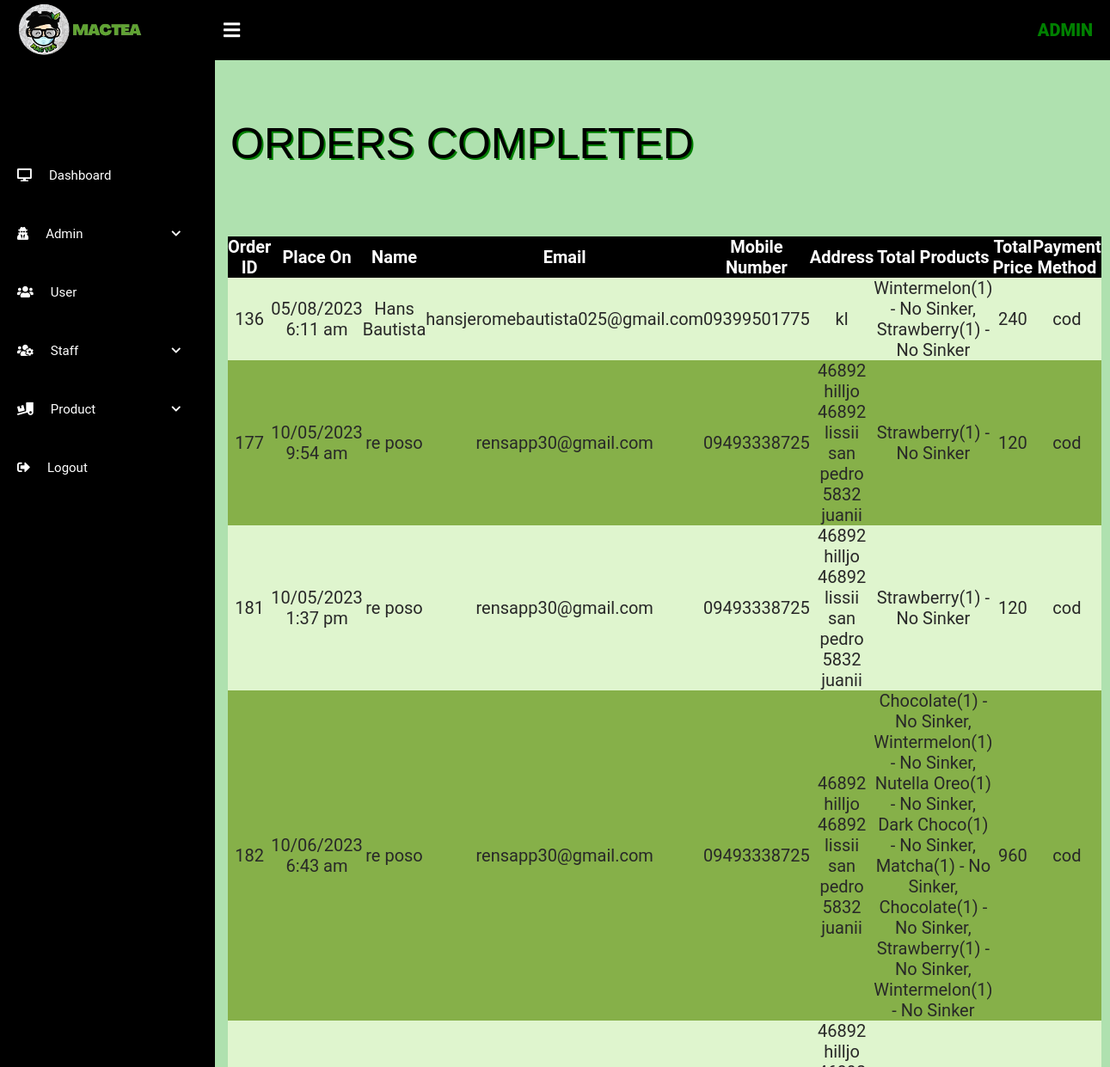
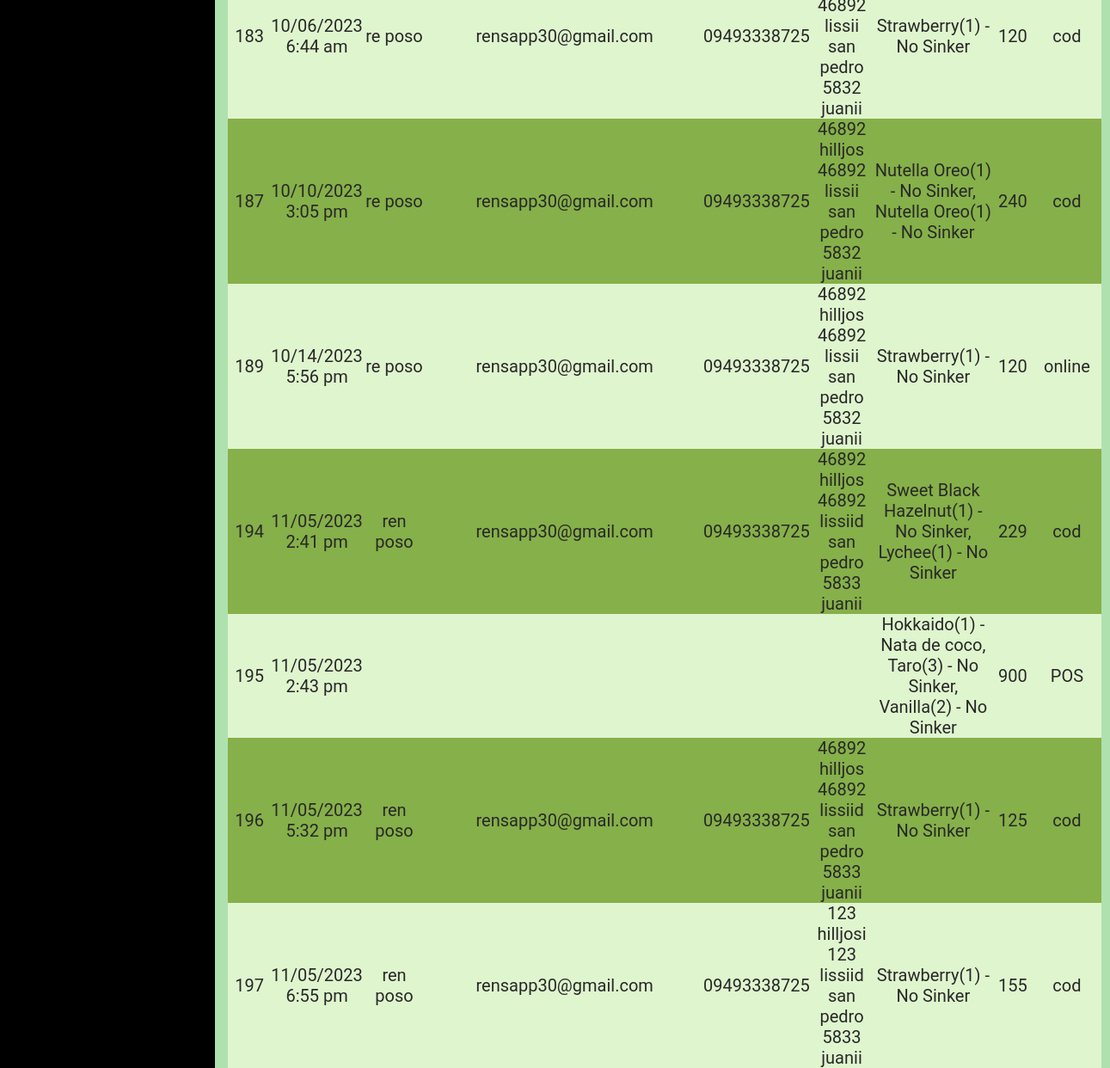
Page /admin/Orders.php on the committed database (2 pictures, top to bottom).
### tables this page shows
CREATE TABLE `orders` (
  `order_id` int(11) NOT NULL,
  `customer_id` int(100) NOT NULL,
  `name` varchar(100) NOT NULL,
  `email` varchar(100) NOT NULL,
  `phone` varchar(20) NOT NULL,
  `address` varchar(255) NOT NULL,
  `order_type` varchar(50) NOT NULL,
  `payment_mode` varchar(100) NOT NULL,
  `products` varchar(255) NOT NULL,
  `paid_amount` varchar(100) NOT NULL,
  `order_status` varchar(100) NOT NULL,
  `placed_on` varchar(100) NOT NULL,
  `order_branch` int(10) NOT NULL,
  `payment_status` varchar(50) NOT NULL,
  `payment_id` varchar(255) NOT NULL,
  `payment_url` varchar(255) NOT NULL,
  `product_quantity` int(50) NOT NULL,
  `date` date NOT NULL
);

### admin/Orders.php (the view, shortened to what this page needs)
<html lang="en" dir="ltr">
	<head>
		    <link rel="stylesheet" href="styledesign.css?v=<?php echo time();?>"/>
		<link rel="stylesheet" href="https://cdnjs.cloudflare.com/ajax/libs/font-awesome/5.12.0-2/css/all.min.css">
	</head>
	<body>
		<div class="wrapper">
			<div class="header">
				<div class="header-menu">
					<div class="title">  <img src="../images/mactea-home.png" alt="..." height="70"></div>
					<div class="title"> Admin </div>
					<div class="sidebar-btn">
						<i class="fas fa-bars"></i>
					</div>
				</div>
			</div>
				<?php include ('sidebar.php') ?>
				<div class="main-container">
     <link rel="stylesheet"  href="desi.css?v=<?php echo time();?>"/>
 <span class="title"> ORDERS COMPLETED </span>
	<table class="table4">
		<tr>
		<th>Order ID</th>
		<th>Place On</th>
		<th>Name</th>
		<th>Email</th>
		<th>Mobile Number</th>
		<th>Address</th>
		<th>Total Products</th>
		<th>Total Price</th>
		<th>Payment Method</th>
		</tr>
<?php
include '../includes/config.php';
	 $select_orders = $conn->prepare("SELECT * FROM `orders` WHERE order_status = 'completed'");
         $select_orders->execute();
         if($select_orders->rowCount() > 0){
            while($fetch_orders = $select_orders->fetch(PDO::FETCH_ASSOC)){
	?>
				<tr>
					<td><?php echo $fetch_orders["order_id"]; ?></td>
                    <td><?php echo $fetch_orders["placed_on"]; ?></td>
                    <td><?php echo $fetch_orders["name"]; ?></td>
					<td><?php echo $fetch_orders["email"]; ?></td>
                    <td><?php echo $fetch_orders['phone']; ?></td>
					<td><?php echo $fetch_orders['address']; ?></td>
					<td><?php echo $fetch_orders['products']; ?></td>
					<td><?php echo $fetch_orders['paid_amount']; ?></td>
					<td><?php echo $fetch_orders['payment_mode']; ?></td>
                </tr>
	 <?php
	}  }   else {
			echo "<p style='text-shadow: 2px 2px #008000;'> <font color=black font size='50' font face='courier' size='6pt'><b>EMPTY</b></font> </p>";
	  }
        ?>
	</table>
				</div>
</body>
</html>

### admin/styledesign.css (style rules this page uses)
* { margin: 0; padding: 0; list-style: none; text-decoration: none; box-sizing: border-box; font-family: "Roboto", sans-serif; }
body { background:#AFE1AF; }
.wrapper .header { z-index: 1; background: #000000; position: fixed; width: calc(100% - 0%); height: 70px; display: flex; top: 0; }
.wrapper .header .header-menu { width: calc(100% - 0%); height: 100%; display: flex; justify-content: space-between; align-items: center; padding: 0 20px; }
.wrapper .header .header-menu .title { color: #008000; font-size: 20px; text-transform: uppercase; font-weight: 900; }
.wrapper .header .header-menu .sidebar-btn { color: white; position: absolute; margin-left: 240px; font-size: 22px; font-weight: 900; cursor: pointer; transition: 0.3s; transition-property: color; }
.wrapper .main-container { width: (100% - 250px); margin-top: 70px; margin-left: 250px; padding: 15px; background-size: cover; height: 100vh; transition: 0.3s; }

### admin/desi.css (style rules this page uses)
.table4 { border-collapse: collapse; width: 100%; color: #282828; font-family: monospace; font-size: 20px; text-align: center; margin-top:190px; padding: 0; }
th { background-color: #000000; color: white; width: auto; }
tr:nth-child(even) { background-color: #DFF5CE; width: auto; }
tr:nth-child(odd) { background-color: #86B049; width: auto; }
span.title { position: absolute; padding: 3px; float: left; font-size: 50px; margin-left: 0%; margin-top: 50px; font-family: 'Bahnschrift SemiBold',SANS-SERIF; color:#000000; text-shadow: 2px 2px #008000; }
body { font-size: 120%; background-color: #AFE1AF ; }

### rows in the picture
orders: order_id "136", placed_on "05/08/2023 6:11 am", name "Hans Bautista", email "hansjeromebautista025@gmail.com", phone "09399501775", address "kl", products "Wintermelon(1) - No Sinker, Strawberry(1) - No Sinker", paid_amount "240", payment_mode "cod"
orders: order_id "177", placed_on "10/05/2023 9:54 am", name "re poso", email "rensapp30@gmail.com", phone "09493338725", address "46892 hilljo 46892 lissii san pedro 5832 juanii", products "Strawberry(1) - No Sinker", paid_amount "120", payment_mode "cod"
orders: order_id "181", placed_on "10/05/2023 1:37 pm", name "re poso", email "rensapp30@gmail.com", phone "09493338725", address "46892 hilljo 46892 lissii san pedro 5832 juanii", products "Strawberry(1) - No Sinker", paid_amount "120", payment_mode "cod"
orders: order_id "182", placed_on "10/06/2023 6:43 am", name "re poso", email "rensapp30@gmail.com", phone "09493338725", address "46892 hilljo 46892 lissii san pedro 5832 juanii", products "Chocolate(1) - No Sinker, Wintermelon(1) - No Sinker, Nutella Oreo(1) - No Sinker, Dark Choco(1) - No Sinker, Matcha(1) - No Sinker, Chocolate(1) - No Sinker, Strawberry(1) - No Sinker, Wintermelon(1) - No Sinker", paid_amount "960", payment_mode "cod"
orders: order_id "183", placed_on "10/06/2023 6:44 am", name "re poso", email "rensapp30@gmail.com", phone "09493338725", address "46892 hilljo 46892 lissii san pedro 5832 juanii", products "Strawberry(1) - No Sinker", paid_amount "120", payment_mode "cod"
orders: order_id "187", placed_on "10/10/2023 3:05 pm", name "re poso", email "rensapp30@gmail.com", phone "09493338725", address "46892 hilljos 46892 lissii san pedro 5832 juanii", products "Nutella Oreo(1) - No Sinker, Nutella Oreo(1) - No Sinker", paid_amount "240", payment_mode "cod"
orders: order_id "189", placed_on "10/14/2023 5:56 pm", name "re poso", email "rensapp30@gmail.com", phone "09493338725", address "46892 hilljos 46892 lissii san pedro 5832 juanii", products "Strawberry(1) - No Sinker", paid_amount "120", payment_mode "online"
orders: order_id "194", placed_on "11/05/2023 2:41 pm", name "ren poso", email "rensapp30@gmail.com", phone "09493338725", address "46892 hilljos 46892 lissiid san pedro 5833 juanii", products "Sweet Black Hazelnut(1) - No Sinker, Lychee(1) - No Sinker", paid_amount "229", payment_mode "cod"
orders: order_id "195", placed_on "11/05/2023 2:43 pm", products "Hokkaido(1) - Nata de coco, Taro(3) - No Sinker, Vanilla(2) - No Sinker", paid_amount "900", payment_mode "POS"
orders: order_id "196", placed_on "11/05/2023 5:32 pm", name "ren poso", email "rensapp30@gmail.com", phone "09493338725", address "46892 hilljos 46892 lissiid san pedro 5833 juanii", products "Strawberry(1) - No Sinker", paid_amount "125", payment_mode "cod"
orders: order_id "197", placed_on "11/05/2023 6:55 pm", name "ren poso", email "rensapp30@gmail.com", phone "09493338725", address "123 hilljosi 123 lissiid san pedro 5833 juanii", products "Strawberry(1) - No Sinker", paid_amount "155", payment_mode "cod"
